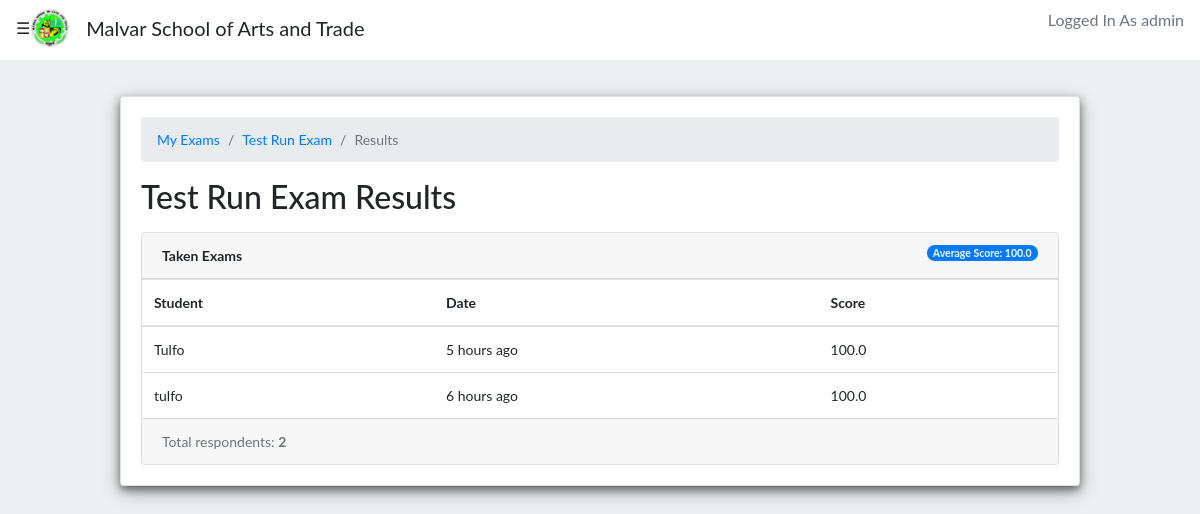
Screenshot of /exams/teachers/exams/3/results/ (signed in) with the database file from the repository.
### quiz/models.py (models this page shows, shortened)
class User(AbstractUser):
    is_student = models.BooleanField(default=False)
    is_teacher = models.BooleanField(default=False)

class Exams(models.Model):
    owner = models.ForeignKey(User, on_delete=models.CASCADE, related_name='exams')
    name = models.CharField(max_length=255, help_text='Exams Title')
    year_level = models.ForeignKey(Year_Level, on_delete = models.CASCADE,related_name='exams', help_text='Year_Level')

class TakenExams(models.Model):
    student = models.ForeignKey(Student, on_delete=models.CASCADE, related_name='taken_exams')
    exams = models.ForeignKey(Exams, on_delete=models.CASCADE, related_name='taken_exams')
    score = models.FloatField()
    date = models.DateTimeField(auto_now_add=True)

class Student(models.Model):
    user = models.OneToOneField(User, on_delete=models.CASCADE, primary_key=True)
    quizzes = models.ManyToManyField(Quiz, through='TakenQuiz')
    examinations = models.ManyToManyField(Exams, through='TakenExams')
    year_level = models.ManyToManyField(Year_Level,related_name='year_level', blank=True)

### exams/views.py (the view)
# urls.py: path('teachers/exams/<int:pk>/results/', views.ExamsResultsView.as_view(), name='exams_results'),
@method_decorator([login_required, teacher_required], name='dispatch')
class ExamsResultsView(DetailView):
    model = Exams
    context_object_name = 'exams'
    template_name = 'classroom/teachers/exams_results.html'
    def get_context_data(self, **kwargs):
        exams = self.get_object()
        taken_exams = exams.taken_exams.select_related('student__user').order_by('-date')
        total_taken_exams = taken_exams.count()
        exams_score = exams.taken_exams.aggregate(average_score=Avg('score'))
        extra_context = {
            'taken_exams': taken_exams,
            'total_taken_exams': total_taken_exams,
            'exams_score': exams_score
        }
        kwargs.update(extra_context)
        return super().get_context_data(**kwargs)
    def get_queryset(self):
        return self.request.user.exams.all()

### exams/templates/classroom/teachers/exams_results.html
{% extends 'base.html' %}
{% load crispy_forms_tags humanize %}
{% block content %}
  {% include 'navbar.html' %}
  {% if user.is_teacher %}
   <div class="container">
      <div class="row">
        {% include 'sidenav.html' %}
        <div class="col">
        </div>
        <div class="col" style="margin-top: 6rem; margin-bottom: 3rem;">
            <div class="card" style="width: 60rem; font-size: 14px;
            box-shadow: 0 4px 8px 0 rgba(0, 0, 0, 0.5), 0 6px 20px 0 rgba(0, 0, 0, 0.25);">
              <div class="card-body">
                <nav aria-label="breadcrumb">
                  <ol class="breadcrumb">
                    <li class="breadcrumb-item"><a href="{% url 'exams:created_exams_list' %}">My Exams</a></li>
                    <li class="breadcrumb-item"><a href="{% url 'exams:update_exams' exams.pk %}">{{ exams.name }}</a></li>
                    <li class="breadcrumb-item active" aria-current="page">Results</li>
                  </ol>
                </nav>
                <h2 class="mb-3">{{ exams.name }} Results</h2>
                <div class="card">
                  <div class="card-header">
                    <strong>Taken Exams</strong>
                    <span class="badge badge-pill badge-primary float-right">Average Score: {{ exams_score.average_score|default_if_none:0.0 }}</span>
                  </div>
                  <table class="table mb-0">
                    <thead>
                      <tr>
                        <th>Student</th>
                        <th>Date</th>
                        <th>Score</th>
                      </tr>
                    </thead>
                    <tbody>
                      {% for taken_exams in taken_exams %}
                        <tr>
                          <td>{{ taken_exams.student.user.username }}</td>
                          <td>{{ taken_exams.date|naturaltime }}</td>
                          <td>{{ taken_exams.score }}</td>
                        </tr>
                      {% endfor %}
                    </tbody>
                  </table>
                  <div class="card-footer text-muted">
                    Total respondents: <strong>{{ total_taken_exams }}</strong>
                  </div>
              </div>
            </div>
        </div>
        </div>
        <div class="col">
        </div>
      </div>
    </div>
  {% endif %}
{% endblock %}

### templates/navbar.html
{% load static %}
<nav class="navbar navbar-expand-lg navbar-light fixed-top pt-1">
  {% if user.is_authenticated %}
   <span style="size:30px;cursor:pointer" onclick="openNav()" >&#9776;</span>
   {% endif %}
    <a class="navbar-brand py-1" href="{% url 'home' %}">
            <img src="{% static 'images/msat_logo.png' %}" width="40" height="40" alt="msat-logo" id="msat-logo">
    </a>
    <a class=" logo navbar-brand" >Malvar School of Arts and Trade</a>
    <div class="collapse navbar-collapse" id="navbarSupportedContent">
        <ul class="navbar-nav ml-auto">
          <li class="nav-item ">
            {% if user.is_authenticated %}
            <p class="text-muted">Logged In As {{ user.username }}</p>
            {% else %}
            <a href="{% url 'login' %}"><i class="fas fa-sign-in-alt"></i></a>
            <a href="{% url 'signup' %}" ><i class="fas fa-user-plus"></i></a>
            {% endif %}
          </li>
        </ul>
      </div>
  </nav>

### static/css/elms.css (style rules this page uses)
body { background-color: #ecf0f1; }
.navbar { background-color: #FFFFFF; }

### templates/sidenav.html (style rules this page uses)
body { font-family: "Lato", sans-serif; transition: background-color .5s; }

### rows the page displays
User: username "admin"
Exams: name "Test Run Exam"
TakenExams: student.user.username "Tulfo", date "5 hours ago", score "100.0"
TakenExams: student.user.username "tulfo", date "6 hours ago", score "100.0"

### other values shown
{{ exams_score.average_score|default_if_none:0.0 }} "100.0"
{{ total_taken_exams }} "2"
